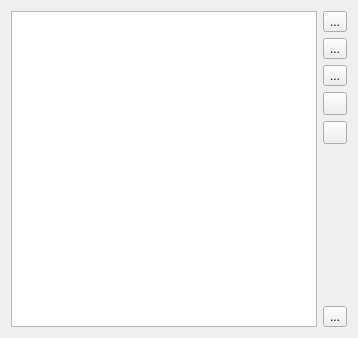
<?xml version="1.0" encoding="UTF-8"?>
<ui version="4.0">
 <class>ColorAnnotationsPropertyWidget</class>
 <widget class="QWidget" name="ColorAnnotationsPropertyWidget">
  <property name="geometry">
   <rect>
    <x>0</x>
    <y>0</y>
    <width>358</width>
    <height>338</height>
   </rect>
  </property>
  <property name="windowTitle">
   <string>Form</string>
  </property>
  <layout class="QGridLayout" name="gridLayout">
   <item row="0" column="1">
    <layout class="QVBoxLayout" name="verticalLayout">
     <item>
      <widget class="QToolButton" name="Add">
       <property name="toolTip">
        <string>Add new entry</string>
       </property>
       <property name="text">
        <string>...</string>
       </property>
       <property name="icon">
        <iconset resource="../../../Widgets/Resources/QtWidgets.qrc">
         <normaloff>:/QtWidgets/Icons/pqPlus16.png</normaloff>:/QtWidgets/Icons/pqPlus16.png</iconset>
       </property>
      </widget>
     </item>
     <item>
      <widget class="QToolButton" name="Remove">
       <property name="toolTip">
        <string>Remove current entry</string>
       </property>
       <property name="text">
        <string>...</string>
       </property>
       <property name="icon">
        <iconset resource="../../../Widgets/Resources/QtWidgets.qrc">
         <normaloff>:/QtWidgets/Icons/pqMinus16.png</normaloff>:/QtWidgets/Icons/pqMinus16.png</iconset>
       </property>
      </widget>
     </item>
     <item>
      <widget class="QToolButton" name="AddActive">
       <property name="toolTip">
        <string>Add active values</string>
       </property>
       <property name="text">
        <string>...</string>
       </property>
       <property name="icon">
        <iconset resource="../../../Components/Resources/pqComponents.qrc">
         <normaloff>:/pqWidgets/Icons/pqFilter16.png</normaloff>:/pqWidgets/Icons/pqFilter16.png</iconset>
       </property>
      </widget>
     </item>
     <item>
      <widget class="QToolButton" name="ChoosePreset">
       <property name="toolTip">
        <string>Choose preset</string>
       </property>
       <property name="text">
        <string/>
       </property>
       <property name="icon">
        <iconset resource="../../../Components/Resources/pqComponents.qrc">
         <normaloff>:/pqWidgets/Icons/pqFavorites16.png</normaloff>:/pqWidgets/Icons/pqFavorites16.png</iconset>
       </property>
      </widget>
     </item>
     <item>
      <widget class="QToolButton" name="SaveAsPreset">
       <property name="toolTip">
        <string>Save to preset</string>
       </property>
       <property name="text">
        <string/>
       </property>
       <property name="icon">
        <iconset resource="../../../Components/Resources/pqComponents.qrc">
         <normaloff>:/pqWidgets/Icons/pqSave16.png</normaloff>:/pqWidgets/Icons/pqSave16.png</iconset>
       </property>
      </widget>
     </item>
     <item>
      <spacer name="verticalSpacer">
       <property name="orientation">
        <enum>Qt::Vertical</enum>
       </property>
       <property name="sizeHint" stdset="0">
        <size>
         <width>20</width>
         <height>1</height>
        </size>
       </property>
      </spacer>
     </item>
     <item>
      <widget class="QToolButton" name="DeleteAll">
       <property name="toolTip">
        <string>Delete all annotations</string>
       </property>
       <property name="text">
        <string>...</string>
       </property>
       <property name="icon">
        <iconset resource="../../../Widgets/Resources/QtWidgets.qrc">
         <normaloff>:/QtWidgets/Icons/pqDelete16.png</normaloff>:/QtWidgets/Icons/pqDelete16.png</iconset>
       </property>
      </widget>
     </item>
    </layout>
   </item>
   <item row="0" column="0">
    <widget class="pqExpandableTableView" name="AnnotationsTable">
     <property name="dragDropMode">
      <enum>QAbstractItemView::InternalMove</enum>
     </property>
     <property name="defaultDropAction">
      <enum>Qt::MoveAction</enum>
     </property>
     <property name="alternatingRowColors">
      <bool>true</bool>
     </property>
     <property name="selectionBehavior">
      <enum>QAbstractItemView::SelectRows</enum>
     </property>
    </widget>
   </item>
  </layout>
 </widget>
 <customwidgets>
  <customwidget>
   <class>pqExpandableTableView</class>
   <extends>QTableView</extends>
   <header>pqExpandableTableView.h</header>
  </customwidget>
 </customwidgets>
 <resources>
  <include location="../../../Components/Resources/pqComponents.qrc"/>
  <include location="../pqApplicationComponents.qrc"/>
  <include location="../../../Core/Resources/pqCore.qrc"/>
  <include location="../../../Widgets/Resources/QtWidgets.qrc"/>
 </resources>
 <connections/>
</ui>
